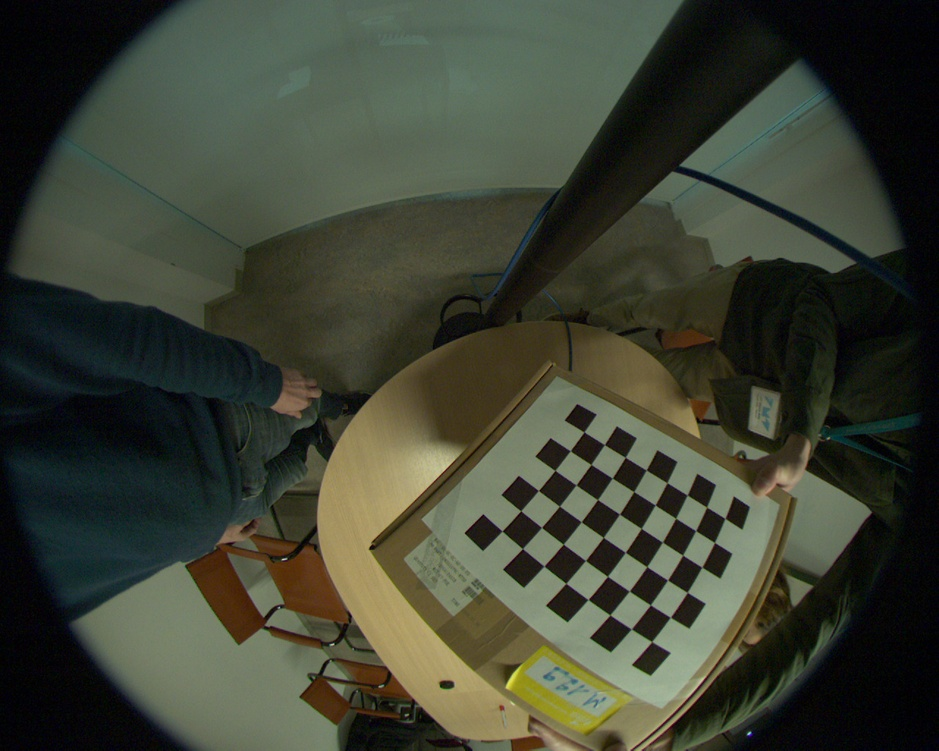
//> input picture Calibration_Scaramuzza/udistortFunctions/test_fisheye.jpg, 939 x 751 px, shrunk from 1280 x 1024 before the run
$ ./undistort   (built with g++ and OpenCV 4)
//> lines starting //> are read from the running program, lines starting //| are printed output that depends on the picture
### Calibration_Scaramuzza/udistortFunctions/ocam_functions.cpp
/*------------------------------------------------------------------------------
   Example code that shows the use of the 'cam2world" and 'world2cam" functions
   Shows also how to undistort images into perspective or panoramic images
   Copyright (C) 2008 DAVIDE SCARAMUZZA, ETH Zurich
   Author: Davide Scaramuzza - email: davide.scaramuzza@ieee.org
------------------------------------------------------------------------------*/
#include <stdlib.h>
#include <iostream>
#include <stdio.h>
#include <float.h>
#include <math.h>
#include <opencv2/opencv.hpp>
#include <opencv2/core.hpp>
#include <opencv2/core/types_c.h>
#include <opencv2/videoio/videoio_c.h>
#include <opencv2/imgcodecs/imgcodecs_c.h>
#include <opencv2/imgproc/imgproc_c.h>
#include <opencv2/highgui.hpp>
#include "ocam_functions.h"


//------------------------------------------------------------------------------
int get_ocam_model(struct ocam_model *myocam_model, const char *filename)
{
 double *pol        = myocam_model->pol;
 double *invpol     = myocam_model->invpol;
 double *xc         = &(myocam_model->xc);
 double *yc         = &(myocam_model->yc);
 double *c          = &(myocam_model->c);
 double *d          = &(myocam_model->d);
 double *e          = &(myocam_model->e);
 double *r          = &(myocam_model->r);
 int    *width      = &(myocam_model->width);
 int    *height     = &(myocam_model->height);
 int *length_pol    = &(myocam_model->length_pol);
 int *length_invpol = &(myocam_model->length_invpol);
 FILE *f;
 char buf[CMV_MAX_BUF];
 int i;

 //Open file
 if(!(f=fopen(filename,"r")))
 {
   printf("File %s cannot be opened\n", filename);
   return -1;
 }

 //Read polynomial coefficients
 fgets(buf,CMV_MAX_BUF,f);
 fscanf(f,"\n");
 fscanf(f,"%d", length_pol);
 for (i = 0; i < *length_pol; i++)
 {
     fscanf(f," %lf",&pol[i]);
 }

 //Read inverse polynomial coefficients
 fscanf(f,"\n");
 fgets(buf,CMV_MAX_BUF,f);
 fscanf(f,"\n");
 fscanf(f,"%d", length_invpol);
 for (i = 0; i < *length_invpol; i++)
 {
     fscanf(f," %lf",&invpol[i]);
 }

 //Read center coordinates
 fscanf(f,"\n");
 fgets(buf,CMV_MAX_BUF,f);
 fscanf(f,"\n");
 fscanf(f,"%lf %lf %lf\n", xc, yc, r);

 //Read affine coefficients
 fgets(buf,CMV_MAX_BUF,f);
 fscanf(f,"\n");
 fscanf(f,"%lf %lf %lf\n", c,d,e);

 //Read image size
 fgets(buf,CMV_MAX_BUF,f);
 fscanf(f,"\n");
 fscanf(f,"%d %d", height, width);

 fclose(f);
 return 0;
}

//------------------------------------------------------------------------------
// [37 lines left out: function cam2world, not called in this run]

//------------------------------------------------------------------------------
void world2cam(double point2D[2], double point3D[3], struct ocam_model *myocam_model)
{
 double *invpol     = myocam_model->invpol;
 double xc          = (myocam_model->xc);
 double yc          = (myocam_model->yc);
 double c           = (myocam_model->c);
 double d           = (myocam_model->d);
 double e           = (myocam_model->e);
 int    width       = (myocam_model->width);
 int    height      = (myocam_model->height);
 int length_invpol  = (myocam_model->length_invpol);
 double norm        = sqrt(point3D[0]*point3D[0] + point3D[1]*point3D[1]);
 double theta       = atan(point3D[2]/norm);
 double t, t_i;
 double rho, x, y;
 double invnorm;
 int i;

  if (norm != 0)
  {
    invnorm = 1/norm;
    t  = theta;
    rho = invpol[0];
    t_i = 1;

    for (i = 1; i < length_invpol; i++)
    {
      t_i *= t;
      rho += t_i*invpol[i];
    }

    x = point3D[0]*invnorm*rho;
    y = point3D[1]*invnorm*rho;

    point2D[0] = x*c + y*d + xc;
    point2D[1] = x*e + y   + yc;
  }
  else
  {
    point2D[0] = xc;
    point2D[1] = yc;
  }
}
//------------------------------------------------------------------------------
void create_perspecive_undistortion_LUT( CvMat *mapx, CvMat *mapy, struct ocam_model *ocam_model, float sf)
{
     int i, j;
     int width = mapx->cols; //New width
     int height = mapx->rows;//New height
     float *data_mapx = mapx->data.fl;
     float *data_mapy = mapy->data.fl;

     float R = ocam_model->r;

     //float Nxc = height/2.0;
     //float Nyc = width/2.0;
     //float Nz  = -width/sf; // ?
     float Nxc = ocam_model->xc;
     float Nyc = ocam_model->yc;
     float Nz  = -R/sf; // ?

     double M[3];
     double m[2];

     for (i=0; i<height; i++) {
         for (j=0; j<width; j++)
         {
             M[0] = ((float)i - Nxc);
             M[1] = ((float)j - Nyc);
             M[2] = Nz;
             world2cam(m, M, ocam_model);
             //*( data_mapx + i*width+j ) = 500;
             //*( data_mapy + i*width+j ) = 500;
             *( data_mapx + i*width+j ) = (float) m[1];
             *( data_mapy + i*width+j ) = (float) m[0];
         }
     }

}

/**
// USELESS FUNCTION
void reproject_perspecive_LUT( CvMat *mapx, CvMat *mapy, CvMat *mapx_inv, CvMat *mapy_inv, struct ocam_model *ocam_model, float sf)
{
     int i, j;
     int height = mapx_inv->cols; //New width
     int width = mapy_inv->rows;//New height

     float *data_mapx = mapx->data.fl;
     float *data_mapy = mapy->data.fl;
     float *data_mapx_inv = mapx_inv->data.fl;
     float *data_mapy_inv = mapy_inv->data.fl;

     float Nxc = ocam_model->xc;
     float Nyc = ocam_model->yc;
     float Nz  = -R/sf; // ?
     double M[3];
     double M_rep[3];
     double m[2];

     int index_x, index_y;
     for (i=0; i<height; i++)
         for (j=0; j<width; j++)
         {
             m[1] = *( data_mapx + i*width+j ) ;
             m[0] = *( data_mapy + i*width+j ) ;
             cam2world(M, m, ocam_model, true);

             M_rep[0] = Nz * M[0]/M[2];
             M_rep[1] = Nz * M[1]/M[2];
             M_rep[2] = Nz;

             //int pi, pj;
             //pi = (int) m[1];
             //pj = (int) m[0];

             //world2cam(m, M_rep, ocam_model);
             //index_x = (int) m[1];
             //index_y = (int) m[0];
             //*( data_mapx_inv + i * width + j ) = M[0];
             //*( data_mapy_inv + i * width + j ) = M[1];

             *( data_mapy_inv + i*width+j ) = M_rep[0] + Nxc;
             *( data_mapx_inv + i*width+j ) = M_rep[1] + Nyc;

             // f_MAPX(Px) = New_Px
             // finv_MAPX(New_Px) = Px_orig
         }
}

// Useless function
void create_reproject_LUT( CvMat * rep_LUTx, CvMat * rep_LUTy, struct ocam_model *ocam_model, float sf)
{
     int i, j;

     int height = ocam_model->height;
     int width = ocam_model->width;

     float * datax = rep_LUTx->data.fl;
     float * datay = rep_LUTy->data.fl;

     float Nxc = height/2.0;
     float Nyc = width/2.0;
     float Nz  = -width/sf; // ?
     double M[3];
     double M_rep[3];
     double m[2];

     int index_x, index_y;
     for (i=0; i<height; i++)
         for (j=0; j<width; j++)
         {
             M[0] = ((float)i - Nxc);
             M[1] = ((float)j - Nyc);
             M[2] = Nz;
             M_rep[0] = ((float)i - Nxc);
             M_rep[1] = ((float)j - Nyc);
             M_rep[2] = Nz;

             world2cam(m, M_rep, ocam_model);
             index_x = (int) m[1];
             index_y = (int) m[0];

             if (index_x > height || index_x > width) std::cout << "Oh no..." << std::endl;
             //rep_LUT->at(index_x)->at(index_y)[0] = M[0];
             //rep_LUT->at(index_x)->at(index_y)[1] = M[1];

             *( datax + index_x*width + index_y ) = (float) M[0];
             *( datay + index_x*width + index_y ) = (float) M[1];
         }
}

//------------------------------------------------------------------------------
void create_panoramic_undistortion_LUT ( CvMat *mapx, CvMat *mapy, float Rmin, float Rmax, float xc, float yc )
{
     int i, j;
     float theta;
     int width = mapx->width;
     int height = mapx->height;
     float *data_mapx = mapx->data.fl;
     float *data_mapy = mapy->data.fl;
     float rho;

     for (i=0; i<height; i++)
         for (j=0; j<width; j++)
         {
             theta = -((float)j)/width*2*M_PI; // Note, if you would like to flip the image, just inverte the sign of theta
             rho   = Rmax - (Rmax-Rmin)/height*i;
             *( data_mapx + i*width+j ) = yc + rho*sin(theta); //in OpenCV "x" is the
             *( data_mapy + i*width+j ) = xc + rho*cos(theta);
         }
}
**/

// [38 lines left out: function descart2angular, not called in this run]

float readsf(void) {
    FILE *f;
    char filename[] = "sf.txt";
    float sf;

    //Open file
    if(!(f=fopen(filename,"r")))
    {
        printf("File %s cannot be opened\n", filename);
        return -1;
    }
    else {
        fscanf(f, "%f", &sf);
    }

    fclose(f);

    return sf;
}

### Calibration_Scaramuzza/udistortFunctions/undistort.cpp
/*------------------------------------------------------------------------------
   Example code that shows the use of the 'cam2world" and 'world2cam" functions
   Shows also how to undistort images into perspective or panoramic images

   NOTE, IF YOU WANT TO SPEED UP THE REMAP FUNCTION I STRONGLY RECOMMEND TO INSTALL
   INTELL IPP LIBRARIES ( http://software.intel.com/en-us/intel-ipp/ )
   YOU JUST NEED TO INSTALL IT AND INCLUDE ipp.h IN YOUR PROGRAM

   Copyright (C) 2009 DAVIDE SCARAMUZZA, ETH Zurich
   Author: Davide Scaramuzza - email: davide.scaramuzza@ieee.org
------------------------------------------------------------------------------*/

#include "ocam_functions.h"
#include <iostream>
#include <stdlib.h>
#include <stdio.h>
#include <float.h>
#include <math.h>
#include <cstdlib>
#include <iostream>

#include <opencv2/opencv.hpp>
#include <opencv2/core.hpp>
#include <opencv2/highgui.hpp>
#include <opencv2/highgui/highgui_c.h>
#include <opencv2/core/types_c.h>
#include <opencv2/videoio/videoio_c.h>
#include <opencv2/imgcodecs/imgcodecs_c.h>
#include <opencv2/imgproc/imgproc_c.h>

#include <string.h>
#include <time.h>

int main(int argc, char *argv[])
{
  /* --------------------------------------------------------------------*/
  /* Read the parameters of the omnidirectional camera from the TXT file */
  /* --------------------------------------------------------------------*/
  struct ocam_model o, o_cata; // our ocam_models for the fisheye and catadioptric cameras
  get_ocam_model(&o, "./calib_results_fisheye.txt");
  get_ocam_model(&o_cata, "./calib_results_catadioptric.txt");

  /* --------------------------------------------------------------------*/
  /* Allocate space for the unistorted images                            */
  /* --------------------------------------------------------------------*/
  IplImage *src1         = cvLoadImage("./test_fisheye.jpg");      // source image 1
//> src1 is the input picture: 751 rows x 939 cols, CV_8UC3; mean B, G, R 51.6, 65.5, 61.2

  CvSize size_persp_image = cvSize(cvGetSize(src1).width, cvGetSize(src1).height);
//> size_persp_image = Size(939, 751)
  IplImage *dst_persp    = cvCreateImage( size_persp_image, 8, 3 );   // undistorted perspective and panoramic image

  CvMat* mapx_persp = cvCreateMat(size_persp_image.height, size_persp_image.width, CV_32FC1);
  CvMat* mapy_persp = cvCreateMat(size_persp_image.height, size_persp_image.width, CV_32FC1);

  /* --------------------------------------------------------------------  */
  /* Create Look-Up-Table for perspective undistortion                     */
  /* SF is kind of distance from the undistorted image to the camera       */
  /* (it is not meters, it is just a zoom fator)                           */
  /* Try to change SF to see how it affects the result                     */
  /* The undistortion is done on a  plane perpendicular to the camera axis */
  /* --------------------------------------------------------------------  */
  float sf = readsf();

  create_perspecive_undistortion_LUT( mapx_persp, mapy_persp, &o, sf );
//> after the loop in create_perspecive_undistortion_LUT, `for (i=0; i<height; i++)`:
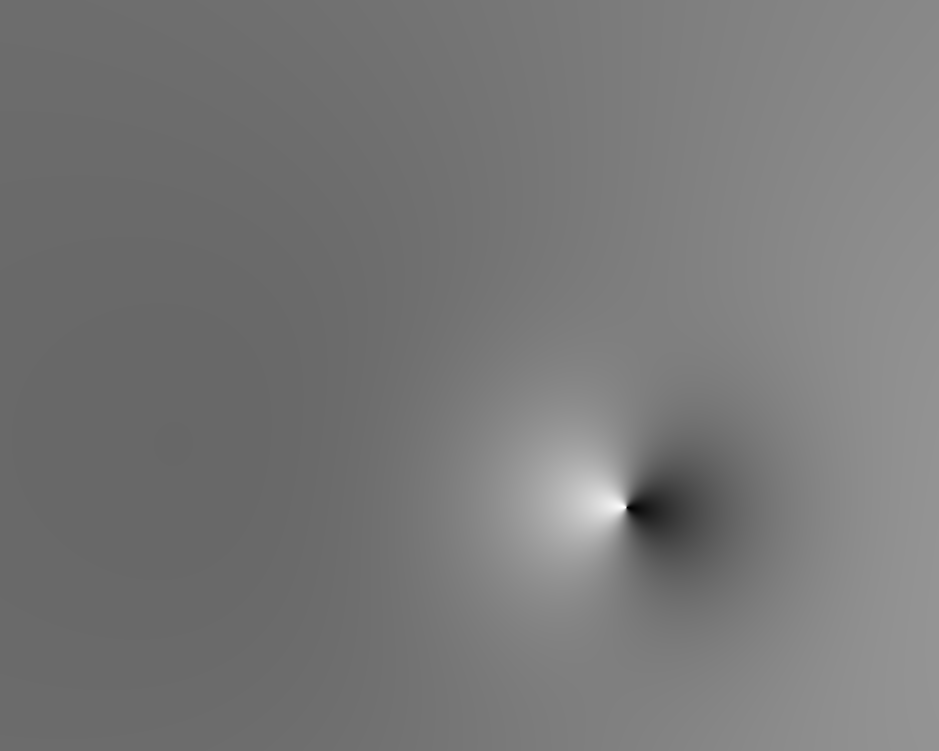
//> mapx: 751 rows x 939 cols, CV_32FC1; min -5141.6, max 6393.6, mean 280.5; drawn with min black and max white
//> after the loop in create_perspecive_undistortion_LUT, `for (i=0; i<height; i++)`:
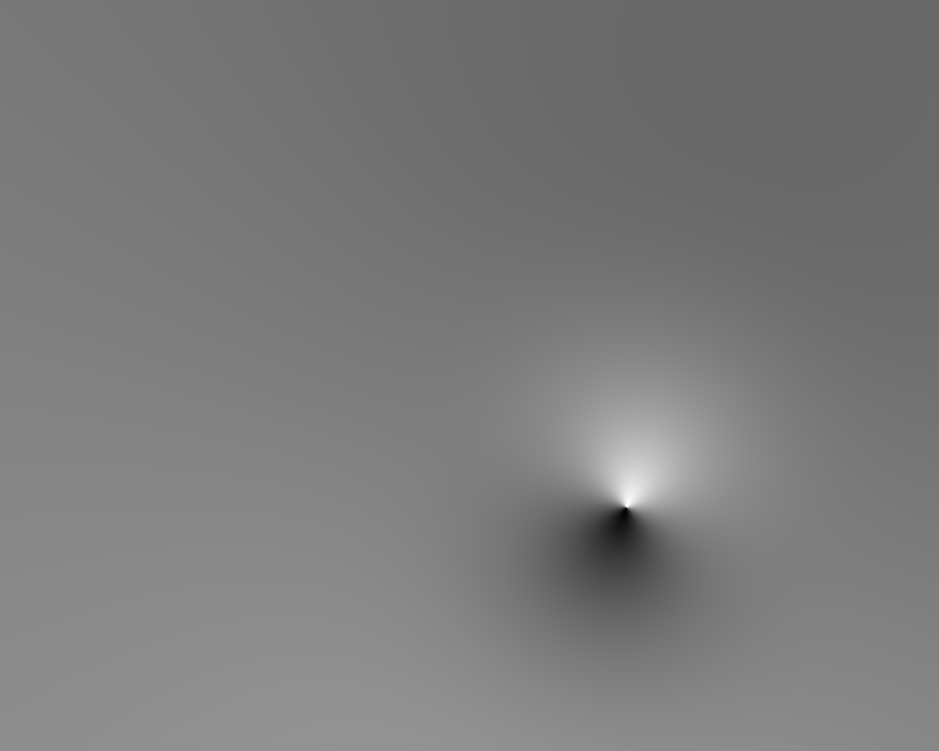
//> mapy: 751 rows x 939 cols, CV_32FC1; min -7686.2, max 8700.2, mean 249.8; drawn with min black and max white

  /* --------------------------------------------------------------------*/
  /* Undistort using specified interpolation method                      */
  /* Other possible values are (see OpenCV doc):                         */
  /* CV_INTER_NN - nearest-neighbor interpolation,                       */
  /* CV_INTER_LINEAR - bilinear interpolation (used by default)          */
  /* CV_INTER_AREA - resampling using pixel area relation. It is the preferred method for image decimation that gives moire-free results. In case of zooming it is similar to CV_INTER_NN method. */
  /* CV_INTER_CUBIC - bicubic interpolation.                             */
  /* --------------------------------------------------------------------*/
  cvRemap( src1, dst_persp, mapx_persp, mapy_persp, CV_INTER_LINEAR+CV_WARP_FILL_OUTLIERS, cvScalarAll(0) );
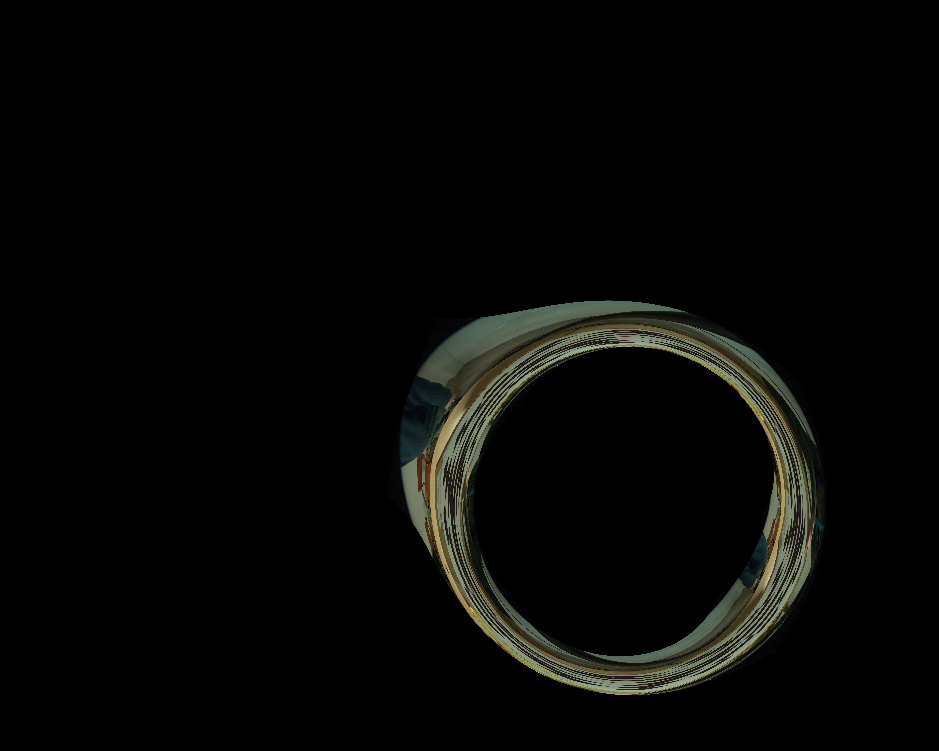
//> dst_persp: 751 rows x 939 cols, CV_8UC3; mean B, G, R 5.3, 6.8, 6.5

  std::cout << "Saving Image..." << std::endl;

  cv::Mat m = cv::cvarrToMat(dst_persp);
  cv::imwrite("undistorted_perspective.jpg", m);
  //cvSaveImage("undistorted_perspective.jpg",dst_persp);
  printf("Image %s saved\n", "undistorted_perspective.jpg");

  /* --------------------------------------------------------------------*/
  /* Free memory                                                         */
  /* --------------------------------------------------------------------*/
  cvReleaseImage(&src1);
  cvReleaseImage(&dst_persp);
  cvReleaseMat(&mapx_persp);
  cvReleaseMat(&mapy_persp);

  return 0;
}
